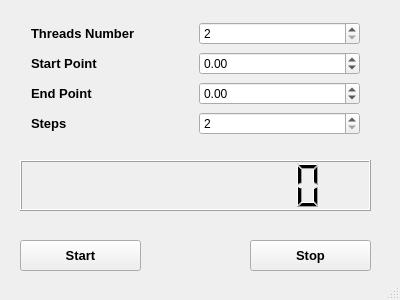
<?xml version="1.0" encoding="UTF-8"?>
<ui version="4.0">
 <class>MainWindow</class>
 <widget class="QMainWindow" name="MainWindow">
  <property name="geometry">
   <rect>
    <x>0</x>
    <y>0</y>
    <width>400</width>
    <height>300</height>
   </rect>
  </property>
  <property name="windowTitle">
   <string>MainWindow</string>
  </property>
  <widget class="QWidget" name="centralWidget">
   <widget class="QPushButton" name="StartButton">
    <property name="geometry">
     <rect>
      <x>20</x>
      <y>240</y>
      <width>121</width>
      <height>31</height>
     </rect>
    </property>
    <property name="font">
     <font>
      <pointsize>10</pointsize>
      <weight>75</weight>
      <bold>true</bold>
     </font>
    </property>
    <property name="text">
     <string>Start</string>
    </property>
   </widget>
   <widget class="QWidget" name="verticalLayoutWidget">
    <property name="geometry">
     <rect>
      <x>20</x>
      <y>10</y>
      <width>351</width>
      <height>141</height>
     </rect>
    </property>
    <layout class="QVBoxLayout" name="verticalLayout">
     <item>
      <layout class="QHBoxLayout" name="ThreadsLayout">
       <item>
        <widget class="QLabel" name="label_4">
         <property name="font">
          <font>
           <pointsize>10</pointsize>
           <weight>75</weight>
           <bold>true</bold>
          </font>
         </property>
         <property name="text">
          <string>Threads Number</string>
         </property>
        </widget>
       </item>
       <item>
        <widget class="QSpinBox" name="threadsSpinBox">
         <property name="minimum">
          <number>2</number>
         </property>
        </widget>
       </item>
      </layout>
     </item>
     <item>
      <layout class="QHBoxLayout" name="StartPointLayout">
       <item>
        <widget class="QLabel" name="label">
         <property name="font">
          <font>
           <pointsize>10</pointsize>
           <weight>75</weight>
           <bold>true</bold>
          </font>
         </property>
         <property name="text">
          <string>Start Point</string>
         </property>
        </widget>
       </item>
       <item>
        <widget class="QDoubleSpinBox" name="aSpinBox">
         <property name="minimum">
          <double>-10000000.990000000223517</double>
         </property>
         <property name="maximum">
          <double>10000000.990000000223517</double>
         </property>
        </widget>
       </item>
      </layout>
     </item>
     <item>
      <layout class="QHBoxLayout" name="EndPointLayout">
       <item>
        <widget class="QLabel" name="label_2">
         <property name="font">
          <font>
           <pointsize>10</pointsize>
           <weight>75</weight>
           <bold>true</bold>
          </font>
         </property>
         <property name="text">
          <string>End Point</string>
         </property>
        </widget>
       </item>
       <item>
        <widget class="QDoubleSpinBox" name="bSpinBox">
         <property name="minimum">
          <double>-10000000.990000000223517</double>
         </property>
         <property name="maximum">
          <double>10000000.990000000223517</double>
         </property>
        </widget>
       </item>
      </layout>
     </item>
     <item>
      <layout class="QHBoxLayout" name="StepsLayout">
       <item>
        <widget class="QLabel" name="label_3">
         <property name="font">
          <font>
           <pointsize>10</pointsize>
           <weight>75</weight>
           <bold>true</bold>
          </font>
         </property>
         <property name="text">
          <string>Steps</string>
         </property>
        </widget>
       </item>
       <item>
        <widget class="QSpinBox" name="stepsSpinBox">
         <property name="minimum">
          <number>2</number>
         </property>
         <property name="maximum">
          <number>10000000</number>
         </property>
         <property name="singleStep">
          <number>1</number>
         </property>
        </widget>
       </item>
      </layout>
     </item>
    </layout>
   </widget>
   <widget class="QPushButton" name="StopButton">
    <property name="geometry">
     <rect>
      <x>250</x>
      <y>240</y>
      <width>121</width>
      <height>31</height>
     </rect>
    </property>
    <property name="font">
     <font>
      <pointsize>10</pointsize>
      <weight>75</weight>
      <bold>true</bold>
     </font>
    </property>
    <property name="text">
     <string>Stop</string>
    </property>
   </widget>
   <widget class="QLCDNumber" name="lcdNumber">
    <property name="geometry">
     <rect>
      <x>20</x>
      <y>160</y>
      <width>351</width>
      <height>51</height>
     </rect>
    </property>
    <property name="digitCount">
     <number>10</number>
    </property>
   </widget>
  </widget>
  <widget class="QStatusBar" name="statusBar"/>
 </widget>
 <layoutdefault spacing="6" margin="11"/>
 <resources/>
 <connections/>
</ui>
